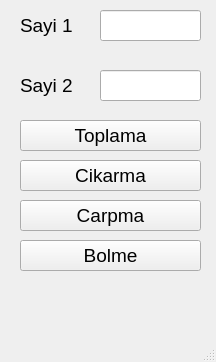
<?xml version="1.0" encoding="UTF-8"?>
<ui version="4.0">
 <class>MainWindow</class>
 <widget class="QMainWindow" name="MainWindow">
  <property name="geometry">
   <rect>
    <x>0</x>
    <y>0</y>
    <width>216</width>
    <height>362</height>
   </rect>
  </property>
  <property name="windowTitle">
   <string>MainWindow</string>
  </property>
  <widget class="QWidget" name="centralwidget">
   <widget class="QLabel" name="label">
    <property name="geometry">
     <rect>
      <x>20</x>
      <y>10</y>
      <width>111</width>
      <height>31</height>
     </rect>
    </property>
    <property name="font">
     <font>
      <pointsize>14</pointsize>
     </font>
    </property>
    <property name="text">
     <string>Sayi 1</string>
    </property>
   </widget>
   <widget class="QLabel" name="label_2">
    <property name="geometry">
     <rect>
      <x>20</x>
      <y>70</y>
      <width>111</width>
      <height>31</height>
     </rect>
    </property>
    <property name="font">
     <font>
      <pointsize>14</pointsize>
     </font>
    </property>
    <property name="text">
     <string>Sayi 2</string>
    </property>
   </widget>
   <widget class="QLineEdit" name="lineEdit">
    <property name="geometry">
     <rect>
      <x>100</x>
      <y>10</y>
      <width>101</width>
      <height>31</height>
     </rect>
    </property>
   </widget>
   <widget class="QLineEdit" name="lineEdit_2">
    <property name="geometry">
     <rect>
      <x>100</x>
      <y>70</y>
      <width>101</width>
      <height>31</height>
     </rect>
    </property>
   </widget>
   <widget class="QPushButton" name="pushButton">
    <property name="geometry">
     <rect>
      <x>20</x>
      <y>120</y>
      <width>181</width>
      <height>31</height>
     </rect>
    </property>
    <property name="font">
     <font>
      <pointsize>14</pointsize>
     </font>
    </property>
    <property name="text">
     <string>Toplama</string>
    </property>
   </widget>
   <widget class="QPushButton" name="pushButton_2">
    <property name="geometry">
     <rect>
      <x>20</x>
      <y>160</y>
      <width>181</width>
      <height>31</height>
     </rect>
    </property>
    <property name="font">
     <font>
      <pointsize>14</pointsize>
     </font>
    </property>
    <property name="text">
     <string>Cikarma</string>
    </property>
   </widget>
   <widget class="QPushButton" name="pushButton_3">
    <property name="geometry">
     <rect>
      <x>20</x>
      <y>200</y>
      <width>181</width>
      <height>31</height>
     </rect>
    </property>
    <property name="font">
     <font>
      <pointsize>14</pointsize>
     </font>
    </property>
    <property name="text">
     <string>Carpma</string>
    </property>
   </widget>
   <widget class="QPushButton" name="pushButton_4">
    <property name="geometry">
     <rect>
      <x>20</x>
      <y>240</y>
      <width>181</width>
      <height>31</height>
     </rect>
    </property>
    <property name="font">
     <font>
      <pointsize>14</pointsize>
     </font>
    </property>
    <property name="text">
     <string>Bolme</string>
    </property>
   </widget>
  </widget>
  <widget class="QMenuBar" name="menubar">
   <property name="geometry">
    <rect>
     <x>0</x>
     <y>0</y>
     <width>216</width>
     <height>21</height>
    </rect>
   </property>
  </widget>
  <widget class="QStatusBar" name="statusbar"/>
 </widget>
 <resources/>
 <connections/>
</ui>
